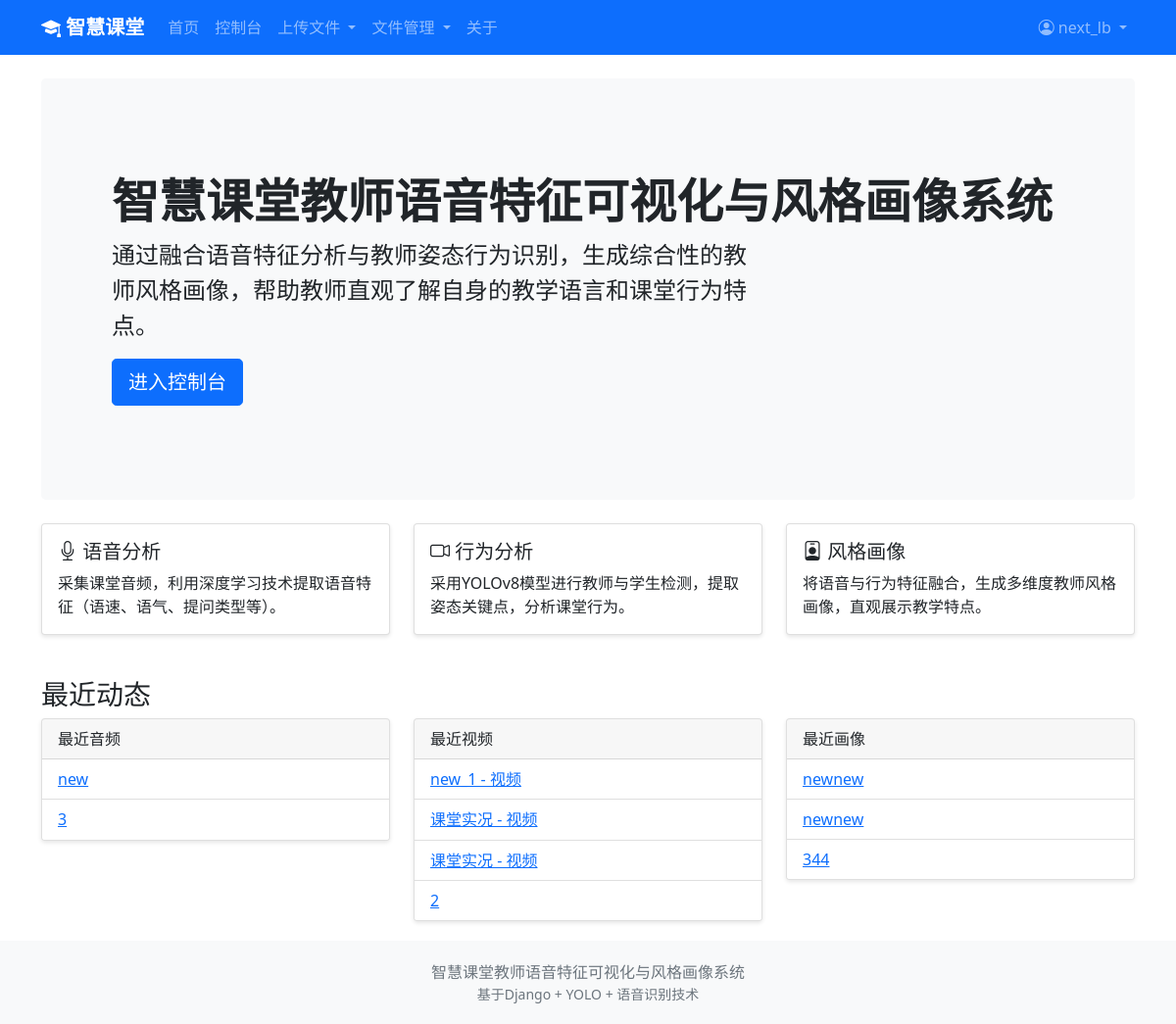
The app's page / (signed in), older data.
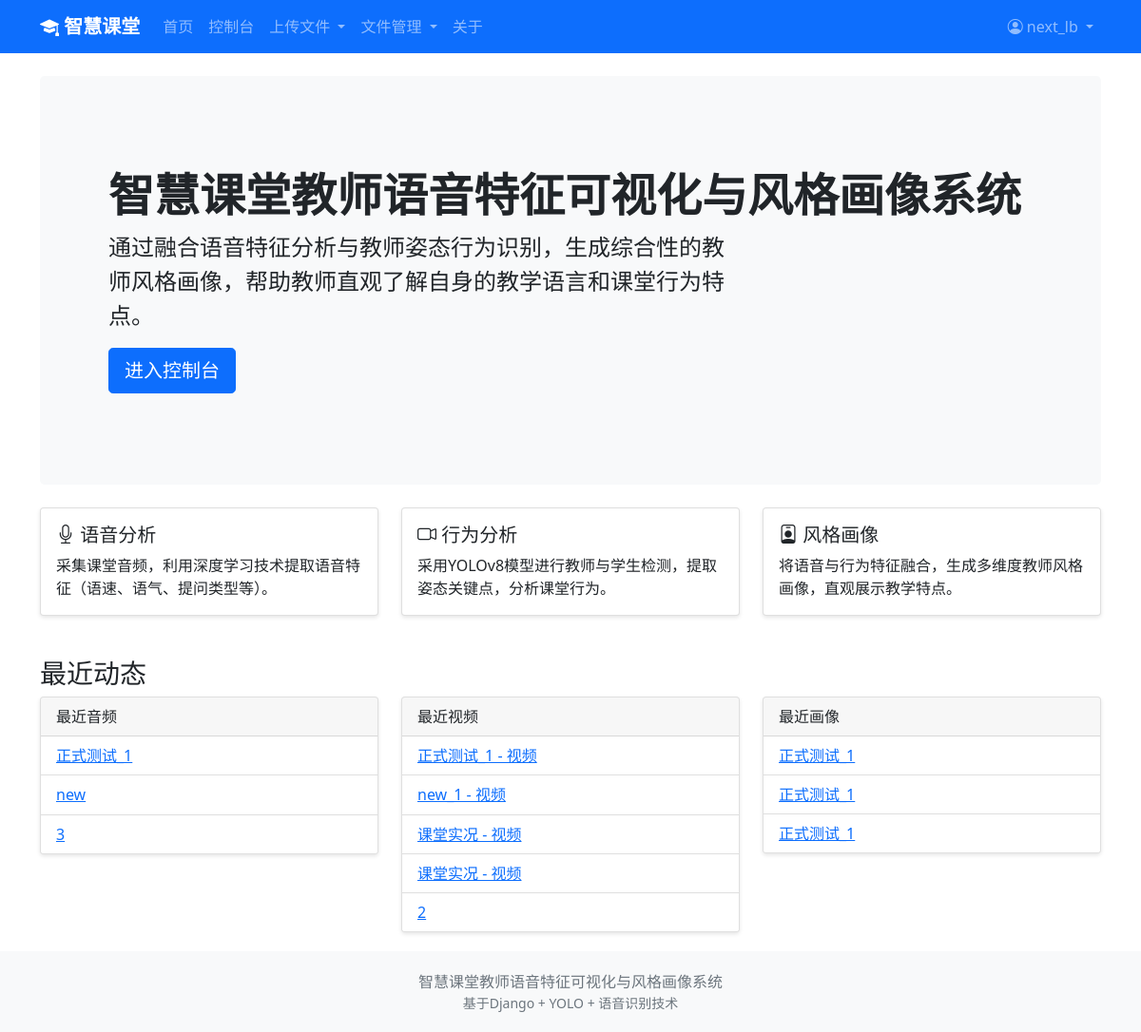
The same page, newer data.
### analysis/models.py (models this page shows, shortened)
class AudioFile(models.Model):
    FILE_TYPE_CHOICES = [
        ('mp3', 'MP3'),
        ('wav', 'WAV'),
        ('m4a', 'M4A'),
        ('other', '其他'),
    ]
    STATUS_CHOICES = [
        ('pending', '待处理'),
        ('processing', '处理中'),
        ('completed', '已完成'),
        ('failed', '失败'),
    ]
    user = models.ForeignKey(User, on_delete=models.CASCADE, related_name='audio_files', verbose_name='上传用户')
    title = models.CharField(max_length=200, verbose_name='音频标题')
    description = models.TextField(blank=True, verbose_name='描述')
    file = models.FileField(upload_to='audio/%Y/%m/%d/', verbose_name='音频文件')
    file_type = models.CharField(max_length=20, choices=FILE_TYPE_CHOICES, default='other', verbose_name='文件类型')
    duration = models.IntegerField(default=0, verbose_name='时长(秒)')
    file_size = models.IntegerField(default=0, verbose_name='文件大小(字节)')
    status = models.CharField(max_length=20, choices=STATUS_CHOICES, default='pending', verbose_name='处理状态')
    upload_time = models.DateTimeField(auto_now_add=True, verbose_name='上传时间')
    processed_time = models.DateTimeField(null=True, blank=True, verbose_name='处理完成时间')
    class Meta:
        db_table = 'audio_file'
        verbose_name = '音频文件'
        verbose_name_plural = '音频文件'
        ordering = ['-upload_time']

class VideoFile(models.Model):
    FILE_TYPE_CHOICES = [
        ('mp4', 'MP4'),
        ('avi', 'AVI'),
        ('mov', 'MOV'),
        ('other', '其他'),
    ]
    STATUS_CHOICES = [
        ('pending', '待处理'),
        ('processing', '处理中'),
        ('completed', '已完成'),
        ('failed', '失败'),
    ]
    user = models.ForeignKey(User, on_delete=models.CASCADE, related_name='video_files', verbose_name='上传用户')
    title = models.CharField(max_length=200, verbose_name='视频标题')
    description = models.TextField(blank=True, verbose_name='描述')
    file = models.FileField(upload_to='video/%Y/%m/%d/', verbose_name='视频文件')
    file_type = models.CharField(max_length=20, choices=FILE_TYPE_CHOICES, default='other', verbose_name='文件类型')
    duration = models.IntegerField(default=0, verbose_name='时长(秒)')
    file_size = models.IntegerField(default=0, verbose_name='文件大小(字节)')
    frame_count = models.IntegerField(default=0, verbose_name='总帧数')
    fps = models.FloatField(default=0, verbose_name='帧率')
    status = models.CharField(max_length=20, choices=STATUS_CHOICES, default='pending', verbose_name='处理状态')
    upload_time = models.DateTimeField(auto_now_add=True, verbose_name='上传时间')
    processed_time = models.DateTimeField(null=True, blank=True, verbose_name='处理完成时间')
    class Meta:
        db_table = 'video_file'
        verbose_name = '视频文件'
        verbose_name_plural = '视频文件'
        ordering = ['-upload_time']

class TeacherStyleProfile(models.Model):
    STYLE_TYPE_CHOICES = [
        ('active_interactive', '活跃互动型'),
        ('calm_lecture', '沉稳讲授型'),
        ('walking_guide', '走动引导型'),
        ('mixed', '混合型'),
    ]
    user = models.ForeignKey(User, on_delete=models.CASCADE, related_name='style_profiles', verbose_name='所属用户')
    name = models.CharField(max_length=100, verbose_name='画像名称')
    audio_result = models.ForeignKey(AudioAnalysisResult, on_delete=models.SET_NULL, null=True, blank=True, related_name='profile', verbose_name='语音分析结果')
    video_result = models.ForeignKey(VideoAnalysisResult, on_delete=models.SET_NULL, null=True, blank=True, related_name='profile', verbose_name='视频分析结果')
    style_type = models.CharField(max_length=50, choices=STYLE_TYPE_CHOICES, default='mixed', verbose_name='风格类型')
    style_tags = models.JSONField(default=list, verbose_name='风格标签列表')
    feature_vector = models.JSONField(default=dict, verbose_name='融合特征向量')
    radar_data = models.JSONField(default=dict, verbose_name='雷达图数据')
    timeline_data = models.JSONField(default=dict, verbose_name='时序图数据')
    profile_image_url = models.URLField(null=True, blank=True, verbose_name='风格画像图片URL')
    created_at = models.DateTimeField(auto_now_add=True, verbose_name='创建时间')
    updated_at = models.DateTimeField(auto_now=True, verbose_name='更新时间')
    class Meta:
        db_table = 'teacher_style_profile'
        verbose_name = '教师风格画像'
        verbose_name_plural = '教师风格画像'
        ordering = ['-created_at']

### visualization/views.py (the view)
# urls.py: path('', home, name='home'),
def home(request):
    context = {
        'title': '智慧课堂教师语音特征可视化与风格画像系统'
    }
    if request.user.is_authenticated:
        context['audio_count'] = AudioFile.objects.filter(user=request.user).count()
        context['video_count'] = VideoFile.objects.filter(user=request.user).count()
        context['profile_count'] = TeacherStyleProfile.objects.filter(user=request.user).count()
        context['recent_audios'] = AudioFile.objects.filter(user=request.user).order_by('-upload_time')[:5]
        context['recent_videos'] = VideoFile.objects.filter(user=request.user).order_by('-upload_time')[:5]
        context['recent_profiles'] = TeacherStyleProfile.objects.filter(user=request.user).order_by('-created_at')[:3]
    return render(request, 'visualization/home.html', context)

### templates/visualization/home.html (shortened to what this page needs)
{% extends 'base.html' %}
{% block content %}
<div class="row">
    <div class="col-md-12">
        <div class="p-5 mb-4 bg-light rounded-3">
            <div class="container-fluid py-5">
                <h1 class="display-5 fw-bold">智慧课堂教师语音特征可视化与风格画像系统</h1>
                <p class="col-md-8 fs-4">通过融合语音特征分析与教师姿态行为识别，生成综合性的教师风格画像，帮助教师直观了解自身的教学语言和课堂行为特点。</p>
                {% if not user.is_authenticated %}
                <a class="btn btn-primary btn-lg" href="{% url 'users:register' %}">立即注册</a>
                <a class="btn btn-outline-secondary btn-lg" href="{% url 'users:login' %}">登录</a>
                {% else %}
                <a class="btn btn-primary btn-lg" href="{% url 'dashboard' %}">进入控制台</a>
                {% endif %}
            </div>
        </div>
    </div>
</div>
<div class="row">
    <div class="col-md-4">
        <div class="card">
            <div class="card-body">
                <h5 class="card-title"><i class="bi bi-mic"></i> 语音分析</h5>
                <p class="card-text">采集课堂音频，利用深度学习技术提取语音特征（语速、语气、提问类型等）。</p>
            </div>
        </div>
    </div>
    <div class="col-md-4">
        <div class="card">
            <div class="card-body">
                <h5 class="card-title"><i class="bi bi-camera-video"></i> 行为分析</h5>
                <p class="card-text">采用YOLOv8模型进行教师与学生检测，提取姿态关键点，分析课堂行为。</p>
            </div>
        </div>
    </div>
    <div class="col-md-4">
        <div class="card">
            <div class="card-body">
                <h5 class="card-title"><i class="bi bi-person-badge"></i> 风格画像</h5>
                <p class="card-text">将语音与行为特征融合，生成多维度教师风格画像，直观展示教学特点。</p>
            </div>
        </div>
    </div>
</div>
{% if user.is_authenticated %}
<div class="row mt-4">
    <div class="col-md-12">
        <h3>最近动态</h3>
    </div>
    <div class="col-md-4">
        <div class="card">
            <div class="card-header">最近音频</div>
            <ul class="list-group list-group-flush">
                {% for audio in recent_audios %}
                <li class="list-group-item">
                    <a href="{% url 'analysis:audio_detail' audio.id %}">{{ audio.title }}</a>
                    <span class="badge bg-{{ audio.status|default:'secondary' }}">{{ audio.get_status_display }}</span>
                </li>
                {% empty %}
                <li class="list-group-item text-muted">暂无音频文件</li>
                {% endfor %}
            </ul>
        </div>
    </div>
    <div class="col-md-4">
        <div class="card">
            <div class="card-header">最近视频</div>
            <ul class="list-group list-group-flush">
                {% for video in recent_videos %}
                <li class="list-group-item">
                    <a href="{% url 'analysis:video_detail' video.id %}">{{ video.title }}</a>
                    <span class="badge bg-{{ video.status|default:'secondary' }}">{{ video.get_status_display }}</span>
                </li>
                {% empty %}
                <li class="list-group-item text-muted">暂无视频文件</li>
                {% endfor %}
            </ul>
        </div>
    </div>
    <div class="col-md-4">
        <div class="card">
            <div class="card-header">最近画像</div>
            <ul class="list-group list-group-flush">
                {% for profile in recent_profiles %}
                <li class="list-group-item">
                    <a href="{% url 'analysis:profile_detail' profile.id %}">{{ profile.name }}</a>
                </li>
                {% empty %}
                <li class="list-group-item text-muted">暂无风格画像</li>
                {% endfor %}
            </ul>
        </div>
    </div>
</div>
{% endif %}
{% endblock %}

Row changes from the older to the newer data that the page shows:
no longer on this page (row unchanged): TeacherStyleProfile: name "newnew"
no longer on this page (row unchanged): TeacherStyleProfile: name "newnew"
no longer on this page (row unchanged): TeacherStyleProfile: name "344"
added AudioFile: title "正式测试_1"
added VideoFile: title "正式测试_1 - 视频"
added TeacherStyleProfile: name "正式测试_1"
added TeacherStyleProfile: name "正式测试_1"
added TeacherStyleProfile: name "正式测试_1"
